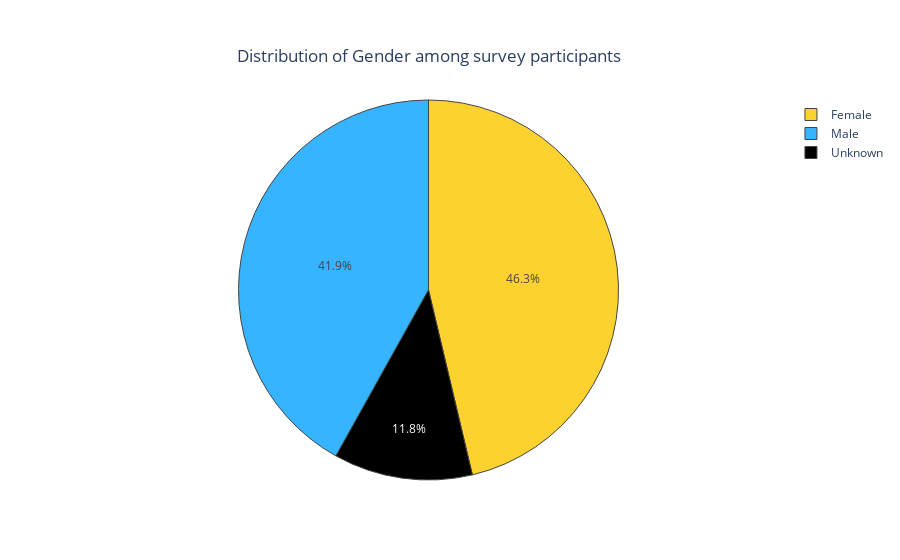

Notebook cell for this chart:
### Markdown cell above
As expected, **Episode 5** is also the most favourite in all the locations. Regarding other episodes results are vary from region to region. `Pacific` and `West South Central` zone ranks **Episode 6 and 4** quite low (very close to **Episode 1**).

### Code cell
# Fill missing values
star_wars["Gender"].fillna('Unknown', inplace=True)

gender_counts = star_wars["Gender"].value_counts(dropna=False)

# Create an interactive plot with a distribution of genders
layout = go.Layout(
    title={
        'text':"Distribution of Gender among survey participants",
        'yanchor':'top',
        'xref':'paper',
        'x':0.5
    }
)

data = [
    go.Pie(
        labels= gender_counts.index,
        hoverinfo ='label + percent',
        values= gender_counts.values,
        marker= dict(
            colors= ['#fed22e','#37b4ff','black'],
            line= dict(width=1)
        ),
    )
]

fig = go.Figure(data= data, layout= layout)
fig.show()

### Figure 1 — Plotly figure (JSON) as saved in the notebook; plotly's stock layout.template omitted (floating-point values rounded to 4 significant figures)
{"data": [{"hoverinfo": "label+percent", "labels": ["Female", "Male", "Unknown"], "marker": {"colors": ["#fed22e", "#37b4ff", "black"], "line": {"width": 1}}, "type": "pie", "values": [549, 497, 140]}], "layout": {"title": {"text": "Distribution of Gender among survey participants", "x": 0.5, "xref": "paper", "yanchor": "top"}}}
